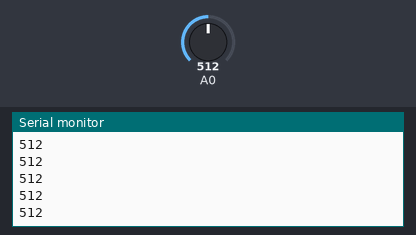
Recording of a sketch running on a simulated Arduino Uno, built with avr-gcc and run on an emulated ATmega328P. On the bench: the last lines printed to the serial monitor. Inputs (shaded band) come from the test bench; at power-on: A0 = 512.

Above: at 1.2 s.
1.3 s: A0 set to 716
At 1.9 s:
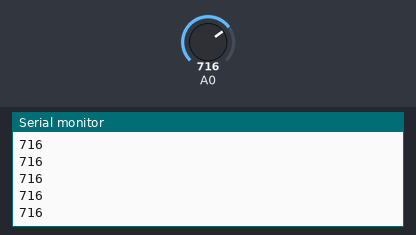
2.8 s: A0 set to 900
At 3.7 s:
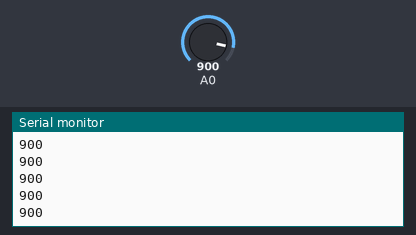
Timing chart, 0 to 5.8 s (numbered marks = the images above; inputs shaded):
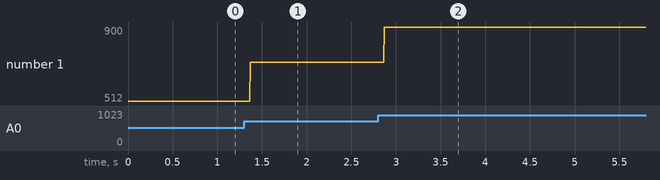

The sketch:

ledBeacon.ino
```cpp
void setup() {
  Serial.begin(9600);
}

void loop() {
  Serial.println(analogRead(A0));


}

unsigned char ledControlCurve(int offset, int x){

}
```

Measured:
- after the input at 1.3 s, the serial monitor: prints a new line after 0.07 s (image 1)
- after the input at 2.8 s, the serial monitor: prints a new line after 0.07 s (image 2)
- plotted number 1: 512 → 716 after the input at 1.3 s, 716 → 900 after the input at 2.8 s
